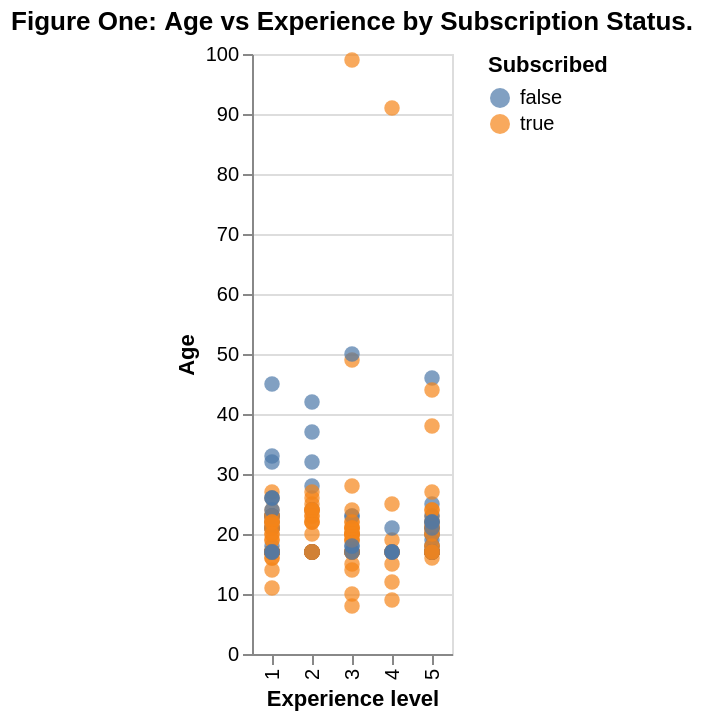

Source (notebook cell):
### Markdown cell above
### 2.1: Initial visdualizations

### Code cell
experience_plot = alt.Chart(players_wrangled).mark_circle(size=60).encode(
    x=alt.X("experience:O", title="Experience level"),
    y=alt.Y("age:Q", title="Age"),
    color=alt.Color("subscribe:N", title="Subscribed"),
    tooltip=["experience", "age", "subscribe"]
).properties(
    title="Figure One: Age vs Experience by Subscription Status."
)

experience_plot

### Figure 1 — Vega-Lite specification as saved in the notebook (floating-point values rounded to 4 significant figures; data arrays with more than 128 entries replaced by an {"elided": "..."} marker saying what was removed)
{"config": {"view": {"continuousWidth": 300, "continuousHeight": 300}}, "data": {"name": "data-1257f3a973647513b7c8914d4237855b"}, "mark": {"type": "circle", "size": 60}, "encoding": {"color": {"field": "subscribe", "title": "Subscribed", "type": "nominal"}, "tooltip": [{"field": "experience", "type": "quantitative"}, {"field": "age", "type": "quantitative"}, {"field": "subscribe", "type": "nominal"}], "x": {"field": "experience", "title": "Experience level", "type": "ordinal"}, "y": {"field": "age", "title": "Age", "type": "quantitative"}}, "title": "Figure One: Age vs Experience by Subscription Status.", "$schema": "https://vega.github.io/schema/vega-lite/v5.20.1.json", "datasets": {"data-1257f3a973647513b7c8914d4237855b": {"elided": "196 records"}}}
